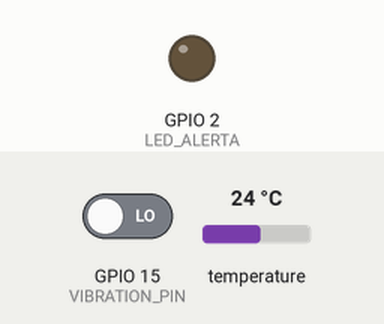
This sketch was run on a simulated ESP32. On the bench: output pins drawn as LEDs (lit = HIGH). Inputs (shaded band) come from the test bench; at power-on: temperature 24 °C, GPIO 15 (VIBRATION_PIN) LOW. WiFi joins after 1.5 s; servers stay silent unless stated; no MQTT or app messages arrive unless stated.

Above: at 2.7 s.
2.8 s: temperature set to 34.2 °C
10.0 s: temperature set to 35.5 °C
At 12.2 s:
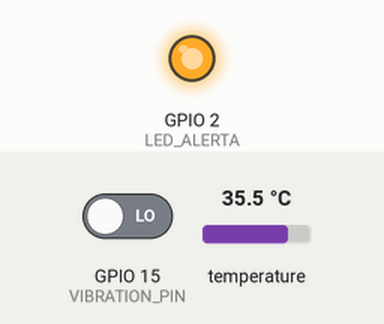
17.2 s: temperature set to 12 °C
At 22.2 s:
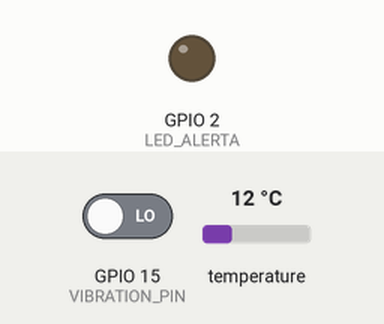
24.4 s: temperature set to 41 °C
At 26.1 s:
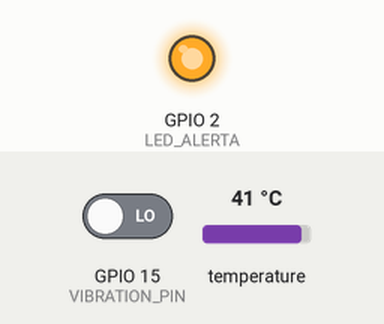
Timing chart, 0 to 27.6 s (numbered marks = the images above; inputs shaded):
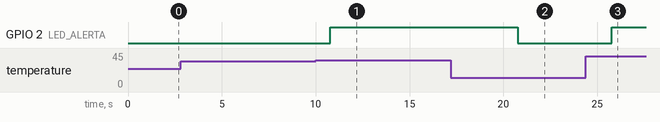

The sketch:

esp32_monitoramento.ino
```cpp
#include <WiFi.h>
#include <PubSubClient.h>
#include <OneWire.h>
#include <DallasTemperature.h>

#define ONE_WIRE_BUS 4
#define VIBRATION_PIN 15
#define LED_ALERTA 2

const char* ssid = "SEU_WIFI";
const char* password = "SUA_SENHA";

const char* mqtt_server = "192.168.1.100";

WiFiClient espClient;
PubSubClient client(espClient);

OneWire oneWire(ONE_WIRE_BUS);
DallasTemperature sensors(&oneWire);

unsigned long lastMsg = 0;

void setup_wifi()
{
  delay(10);

  WiFi.begin(ssid, password);

  while (WiFi.status() != WL_CONNECTED)
  {
    delay(500);
  }
}

void reconnect()
{
  while (!client.connected())
  {
    if (client.connect("ESP32Monitor"))
    {
    }
    else
    {
      delay(5000);
    }
  }
}

void setup()
{
  pinMode(VIBRATION_PIN, INPUT);
  pinMode(LED_ALERTA, OUTPUT);

  Serial.begin(115200);

  sensors.begin();

  setup_wifi();

  client.setServer(mqtt_server, 1883);
}

void loop()
{
  if (!client.connected())
  {
    reconnect();
  }

  client.loop();

  long now = millis();

  if (now - lastMsg > 5000)
  {
    lastMsg = now;

    sensors.requestTemperatures();

    float temperatura = sensors.getTempCByIndex(0);

    int vibracao = digitalRead(VIBRATION_PIN);

    String payload =
      String("{\"temperatura\":") +
      temperatura +
      ",\"vibracao\":" +
      vibracao +
      "}";

    client.publish(
      "industria/sensores",
      payload.c_str()
    );

    if(temperatura > 35 || vibracao == 1)
    {
      digitalWrite(LED_ALERTA, HIGH);
    }
    else
    {
      digitalWrite(LED_ALERTA, LOW);
    }
  }
}
```

Measured:
- the behaviour switches between 35 and 35.1 °C on temperature (found by bisection; images 0 and 1)
- after the input at 2.8 s, every drawn part: stays the same
- after the input at 10.0 s, GPIO 2 (LED_ALERTA): LOW → HIGH after 0.77 s
- after the input at 17.2 s, GPIO 2 (LED_ALERTA): HIGH → LOW after 3.6 s
- after the input at 24.4 s, GPIO 2 (LED_ALERTA): LOW → HIGH after 1.4 s
